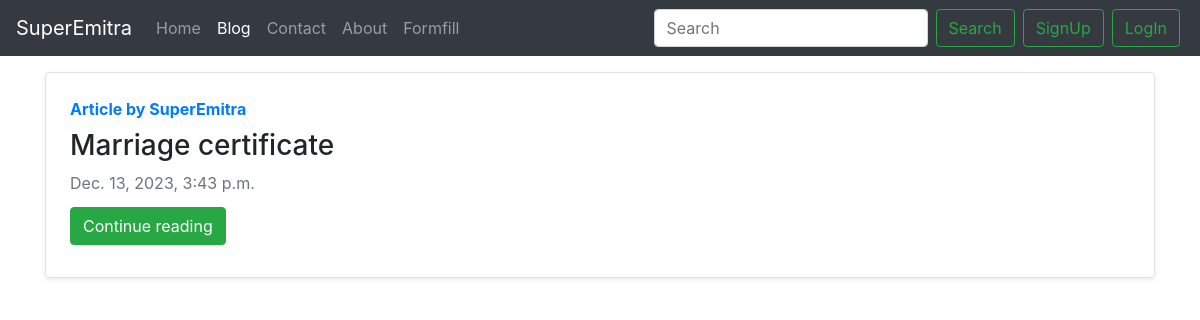
The page /blog/ on the database as committed earlier.
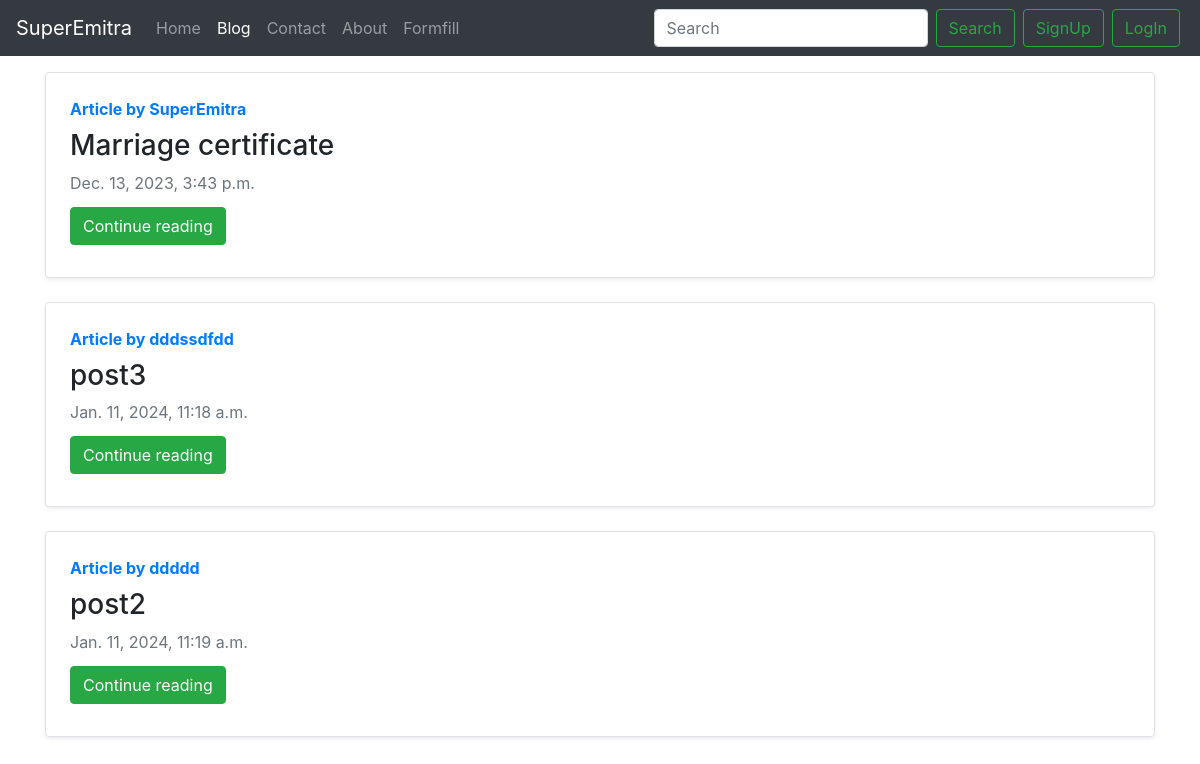
The same page on the database as committed later.
### blog/models.py (models this page shows, shortened)
class Post(models.Model):
    sno=models.AutoField(primary_key=True)
    title=models.CharField(max_length=100)
    desc=models.CharField(max_length=200,blank=True)
    category=models.CharField(max_length=50,blank=True)
    author=models.CharField(max_length=50,blank=True)
    content=models.TextField()
    blogtype=models.CharField(max_length=100,blank=True)
    slug=models.CharField(max_length=150)
    TimeStamp=models.DateTimeField(blank=True)

### blog/views.py (the view)
# urls.py: path('',views.bloghome,name='bloghome'),
def bloghome (request):
    allpost=Post.objects.all()
    context={'allpost':allpost}
    return render(request,'blog/bloghome.html',context)

### templates/blog/bloghome.html (shortened to what this page needs)
{% extends "basic.html" %}
{% block blogactive %}active{% endblock blogactive %}
{% block body %}
<div class="container">
  {% for post in allpost %}
  <div class="row no-gutters border rounded overflow-hidden my-3 flex-md-row mb-4 shadow-sm h-md-250 position-relative">
    <div class="col p-4 d-flex flex-column position-static">
      <strong class="d-inline-block mb-2 text-primary">Article by {{post.author}}</strong>
      <h3 class="mb-0">{{post.title}}</h3>
      <div class="mb-1 text-muted">{{post.TimeStamp}}</div>
      <div class="my-2">
        <a href="/blog/{{post.slug}}" role="button" class="btn btn-success">Continue reading</a>
      </div>
    </div>
  </div>
  {% endfor %}
</div>
{% endblock %}

Rows that differ between the two databases and show on the page:
added Post: author "dddssdfdd", title "post3", TimeStamp "Jan. 11, 2024, 11:18 a.m."
added Post: author "ddddd", title "post2", TimeStamp "Jan. 11, 2024, 11:19 a.m."
